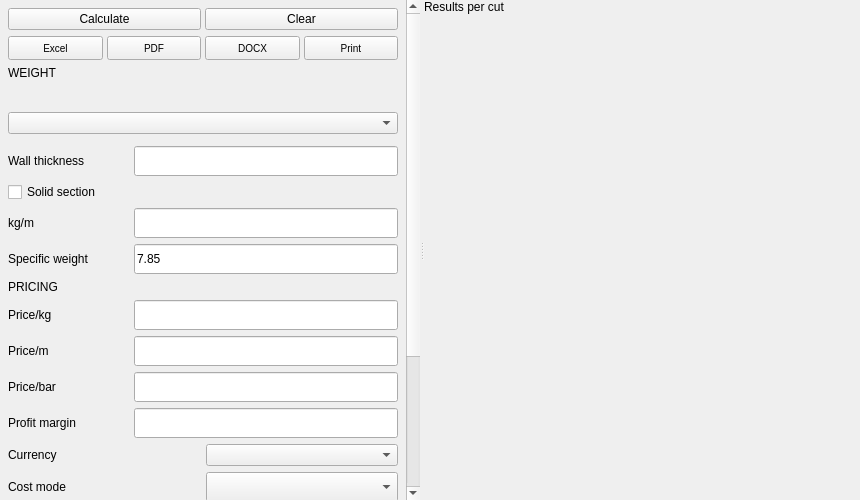
<?xml version="1.0" encoding="UTF-8"?>
<ui version="4.0">
 <class>TabPerfiles</class>
 <widget class="QWidget" name="TabPerfiles">
  <property name="geometry">
   <rect>
    <x>0</x>
    <y>0</y>
    <width>860</width>
    <height>500</height>
   </rect>
  </property>
  <layout class="QVBoxLayout" name="main_layout">
   <property name="leftMargin"><number>0</number></property>
   <property name="topMargin"><number>0</number></property>
   <property name="rightMargin"><number>0</number></property>
   <property name="bottomMargin"><number>0</number></property>
   <property name="spacing"><number>0</number></property>
   <item>
    <widget class="QSplitter" name="splitter">
     <property name="orientation">
      <enum>Qt::Horizontal</enum>
     </property>
     <property name="childrenCollapsible">
      <bool>false</bool>
     </property>
     <!-- Config panel (left) -->
     <widget class="QWidget" name="config_outer">
      <property name="minimumSize">
       <size><width>260</width><height>0</height></size>
      </property>
      <property name="maximumSize">
       <size><width>420</width><height>16777215</height></size>
      </property>
      <layout class="QVBoxLayout" name="config_outer_layout">
       <property name="leftMargin"><number>0</number></property>
       <property name="topMargin"><number>0</number></property>
       <property name="rightMargin"><number>0</number></property>
       <property name="bottomMargin"><number>0</number></property>
       <item>
        <widget class="QScrollArea" name="config_scroll">
         <property name="frameShape">
          <enum>QFrame::NoFrame</enum>
         </property>
         <property name="widgetResizable">
          <bool>true</bool>
         </property>
         <property name="horizontalScrollBarPolicy">
          <enum>Qt::ScrollBarAlwaysOff</enum>
         </property>
         <widget class="QWidget" name="config_inner">
          <property name="geometry">
           <rect>
            <x>0</x>
            <y>0</y>
            <width>260</width>
            <height>800</height>
           </rect>
          </property>
          <layout class="QVBoxLayout" name="config_inner_layout">
           <property name="leftMargin"><number>8</number></property>
           <property name="topMargin"><number>8</number></property>
           <property name="rightMargin"><number>8</number></property>
           <property name="bottomMargin"><number>8</number></property>
           <property name="spacing"><number>6</number></property>

           <!-- btns0: action buttons row -->
           <item>
            <widget class="QWidget" name="btns0" native="true">
             <layout class="QHBoxLayout" name="btns0_layout">
              <property name="leftMargin"><number>0</number></property>
              <property name="topMargin"><number>0</number></property>
              <property name="rightMargin"><number>0</number></property>
              <property name="bottomMargin"><number>0</number></property>
              <property name="spacing"><number>4</number></property>
              <item>
               <widget class="QPushButton" name="calc_btn">
                <property name="text">
                 <string>Calculate</string>
                </property>
               </widget>
              </item>
              <item>
               <widget class="QPushButton" name="clear_btn">
                <property name="text">
                 <string>Clear</string>
                </property>
               </widget>
              </item>
             </layout>
            </widget>
           </item>

           <!-- btns1: export buttons -->
           <item>
            <widget class="QWidget" name="btns1" native="true">
             <layout class="QHBoxLayout" name="btns1_layout">
              <property name="leftMargin"><number>0</number></property>
              <property name="topMargin"><number>0</number></property>
              <property name="rightMargin"><number>0</number></property>
              <property name="bottomMargin"><number>0</number></property>
              <property name="spacing"><number>4</number></property>
              <item>
               <widget class="QPushButton" name="btn_excel">
                <property name="text">
                 <string>Excel</string>
                </property>
                <property name="minimumSize">
                 <size><width>0</width><height>24</height></size>
                </property>
                <property name="maximumSize">
                 <size><width>16777215</width><height>24</height></size>
                </property>
                <property name="styleSheet">
                 <string notr="true">font-size:10px;</string>
                </property>
               </widget>
              </item>
              <item>
               <widget class="QPushButton" name="btn_pdf">
                <property name="text">
                 <string>PDF</string>
                </property>
                <property name="minimumSize">
                 <size><width>0</width><height>24</height></size>
                </property>
                <property name="maximumSize">
                 <size><width>16777215</width><height>24</height></size>
                </property>
                <property name="styleSheet">
                 <string notr="true">font-size:10px;</string>
                </property>
               </widget>
              </item>
              <item>
               <widget class="QPushButton" name="btn_docx">
                <property name="text">
                 <string>DOCX</string>
                </property>
                <property name="minimumSize">
                 <size><width>0</width><height>24</height></size>
                </property>
                <property name="maximumSize">
                 <size><width>16777215</width><height>24</height></size>
                </property>
                <property name="styleSheet">
                 <string notr="true">font-size:10px;</string>
                </property>
               </widget>
              </item>
              <item>
               <widget class="QPushButton" name="btn_print">
                <property name="text">
                 <string>Print</string>
                </property>
                <property name="minimumSize">
                 <size><width>0</width><height>24</height></size>
                </property>
                <property name="maximumSize">
                 <size><width>16777215</width><height>24</height></size>
                </property>
                <property name="styleSheet">
                 <string notr="true">font-size:10px;</string>
                </property>
               </widget>
              </item>
             </layout>
            </widget>
           </item>

           <!-- Weight section label -->
           <item>
            <widget class="QLabel" name="weight_section_lbl">
             <property name="text">
              <string>WEIGHT</string>
             </property>
            </widget>
           </item>

           <!-- Favorites widget (dynamic) -->
           <item>
            <widget class="QWidget" name="fav_widget" native="true">
             <layout class="QHBoxLayout" name="fav_layout">
              <property name="leftMargin"><number>0</number></property>
              <property name="topMargin"><number>0</number></property>
              <property name="rightMargin"><number>0</number></property>
              <property name="bottomMargin"><number>0</number></property>
              <property name="spacing"><number>4</number></property>
              <item>
               <spacer name="fav_spacer">
                <property name="orientation">
                 <enum>Qt::Horizontal</enum>
                </property>
                <property name="sizeHint" stdset="0">
                 <size><width>40</width><height>20</height></size>
                </property>
               </spacer>
              </item>
             </layout>
            </widget>
           </item>

           <!-- Profile combo -->
           <item>
            <widget class="QComboBox" name="profile_combo">
            </widget>
           </item>

           <!-- Dynamic dimension fields container -->
           <item>
            <widget class="QWidget" name="dim_container" native="true">
             <layout class="QGridLayout" name="dim_layout">
              <property name="leftMargin"><number>0</number></property>
              <property name="topMargin"><number>0</number></property>
              <property name="rightMargin"><number>0</number></property>
              <property name="bottomMargin"><number>0</number></property>
              <property name="spacing"><number>4</number></property>
             </layout>
            </widget>
           </item>

           <!-- field_espesor: Wall thickness -->
           <item>
            <widget class="QWidget" name="field_espesor" native="true">
             <layout class="QHBoxLayout" name="field_espesor_layout">
              <property name="leftMargin"><number>0</number></property>
              <property name="topMargin"><number>0</number></property>
              <property name="rightMargin"><number>0</number></property>
              <property name="bottomMargin"><number>0</number></property>
              <property name="spacing"><number>6</number></property>
              <item>
               <widget class="QLabel" name="lbl_espesor">
                <property name="text">
                 <string>Wall thickness</string>
                </property>
                <property name="minimumSize">
                 <size><width>120</width><height>0</height></size>
                </property>
               </widget>
              </item>
              <item>
               <widget class="QLineEdit" name="e_espesor">
                <property name="minimumSize">
                 <size><width>0</width><height>30</height></size>
                </property>
                <property name="maximumSize">
                 <size><width>16777215</width><height>30</height></size>
                </property>
               </widget>
              </item>
             </layout>
            </widget>
           </item>

           <!-- Solid checkbox -->
           <item>
            <widget class="QCheckBox" name="cb_macizo">
             <property name="text">
              <string>Solid section</string>
             </property>
            </widget>
           </item>

           <!-- field_kg_m -->
           <item>
            <widget class="QWidget" name="field_kg_m" native="true">
             <layout class="QHBoxLayout" name="field_kg_m_layout">
              <property name="leftMargin"><number>0</number></property>
              <property name="topMargin"><number>0</number></property>
              <property name="rightMargin"><number>0</number></property>
              <property name="bottomMargin"><number>0</number></property>
              <property name="spacing"><number>6</number></property>
              <item>
               <widget class="QLabel" name="lbl_kg_m">
                <property name="text">
                 <string>kg/m</string>
                </property>
                <property name="minimumSize">
                 <size><width>120</width><height>0</height></size>
                </property>
               </widget>
              </item>
              <item>
               <widget class="QLineEdit" name="e_kg_m">
                <property name="minimumSize">
                 <size><width>0</width><height>30</height></size>
                </property>
                <property name="maximumSize">
                 <size><width>16777215</width><height>30</height></size>
                </property>
               </widget>
              </item>
             </layout>
            </widget>
           </item>

           <!-- field_peso_esp -->
           <item>
            <widget class="QWidget" name="field_peso_esp" native="true">
             <layout class="QHBoxLayout" name="field_peso_esp_layout">
              <property name="leftMargin"><number>0</number></property>
              <property name="topMargin"><number>0</number></property>
              <property name="rightMargin"><number>0</number></property>
              <property name="bottomMargin"><number>0</number></property>
              <property name="spacing"><number>6</number></property>
              <item>
               <widget class="QLabel" name="lbl_peso_esp">
                <property name="text">
                 <string>Specific weight</string>
                </property>
                <property name="minimumSize">
                 <size><width>120</width><height>0</height></size>
                </property>
               </widget>
              </item>
              <item>
               <widget class="QLineEdit" name="e_peso_esp">
                <property name="text">
                 <string>7.85</string>
                </property>
                <property name="minimumSize">
                 <size><width>0</width><height>30</height></size>
                </property>
                <property name="maximumSize">
                 <size><width>16777215</width><height>30</height></size>
                </property>
               </widget>
              </item>
             </layout>
            </widget>
           </item>

           <!-- Pricing section label -->
           <item>
            <widget class="QLabel" name="pricing_section_lbl">
             <property name="text">
              <string>PRICING</string>
             </property>
            </widget>
           </item>

           <!-- field_precio_kg -->
           <item>
            <widget class="QWidget" name="field_precio_kg" native="true">
             <layout class="QHBoxLayout" name="field_precio_kg_layout">
              <property name="leftMargin"><number>0</number></property>
              <property name="topMargin"><number>0</number></property>
              <property name="rightMargin"><number>0</number></property>
              <property name="bottomMargin"><number>0</number></property>
              <property name="spacing"><number>6</number></property>
              <item>
               <widget class="QLabel" name="lbl_precio_kg">
                <property name="text">
                 <string>Price/kg</string>
                </property>
                <property name="minimumSize">
                 <size><width>120</width><height>0</height></size>
                </property>
               </widget>
              </item>
              <item>
               <widget class="QLineEdit" name="e_precio_kg">
                <property name="minimumSize">
                 <size><width>0</width><height>30</height></size>
                </property>
                <property name="maximumSize">
                 <size><width>16777215</width><height>30</height></size>
                </property>
               </widget>
              </item>
             </layout>
            </widget>
           </item>

           <!-- field_precio_m -->
           <item>
            <widget class="QWidget" name="field_precio_m" native="true">
             <layout class="QHBoxLayout" name="field_precio_m_layout">
              <property name="leftMargin"><number>0</number></property>
              <property name="topMargin"><number>0</number></property>
              <property name="rightMargin"><number>0</number></property>
              <property name="bottomMargin"><number>0</number></property>
              <property name="spacing"><number>6</number></property>
              <item>
               <widget class="QLabel" name="lbl_precio_m">
                <property name="text">
                 <string>Price/m</string>
                </property>
                <property name="minimumSize">
                 <size><width>120</width><height>0</height></size>
                </property>
               </widget>
              </item>
              <item>
               <widget class="QLineEdit" name="e_precio_m">
                <property name="minimumSize">
                 <size><width>0</width><height>30</height></size>
                </property>
                <property name="maximumSize">
                 <size><width>16777215</width><height>30</height></size>
                </property>
               </widget>
              </item>
             </layout>
            </widget>
           </item>

           <!-- field_precio_barra -->
           <item>
            <widget class="QWidget" name="field_precio_barra" native="true">
             <layout class="QHBoxLayout" name="field_precio_barra_layout">
              <property name="leftMargin"><number>0</number></property>
              <property name="topMargin"><number>0</number></property>
              <property name="rightMargin"><number>0</number></property>
              <property name="bottomMargin"><number>0</number></property>
              <property name="spacing"><number>6</number></property>
              <item>
               <widget class="QLabel" name="lbl_precio_barra">
                <property name="text">
                 <string>Price/bar</string>
                </property>
                <property name="minimumSize">
                 <size><width>120</width><height>0</height></size>
                </property>
               </widget>
              </item>
              <item>
               <widget class="QLineEdit" name="e_precio_barra">
                <property name="minimumSize">
                 <size><width>0</width><height>30</height></size>
                </property>
                <property name="maximumSize">
                 <size><width>16777215</width><height>30</height></size>
                </property>
               </widget>
              </item>
             </layout>
            </widget>
           </item>

           <!-- field_margen -->
           <item>
            <widget class="QWidget" name="field_margen" native="true">
             <layout class="QHBoxLayout" name="field_margen_layout">
              <property name="leftMargin"><number>0</number></property>
              <property name="topMargin"><number>0</number></property>
              <property name="rightMargin"><number>0</number></property>
              <property name="bottomMargin"><number>0</number></property>
              <property name="spacing"><number>6</number></property>
              <item>
               <widget class="QLabel" name="lbl_margen">
                <property name="text">
                 <string>Profit margin</string>
                </property>
                <property name="minimumSize">
                 <size><width>120</width><height>0</height></size>
                </property>
               </widget>
              </item>
              <item>
               <widget class="QLineEdit" name="e_margen_beneficio">
                <property name="minimumSize">
                 <size><width>0</width><height>30</height></size>
                </property>
                <property name="maximumSize">
                 <size><width>16777215</width><height>30</height></size>
                </property>
               </widget>
              </item>
             </layout>
            </widget>
           </item>

           <!-- currency_row -->
           <item>
            <widget class="QWidget" name="currency_row" native="true">
             <layout class="QHBoxLayout" name="currency_row_layout">
              <property name="leftMargin"><number>0</number></property>
              <property name="topMargin"><number>0</number></property>
              <property name="rightMargin"><number>0</number></property>
              <property name="bottomMargin"><number>0</number></property>
              <item>
               <widget class="QLabel" name="lbl_currency">
                <property name="text">
                 <string>Currency</string>
                </property>
               </widget>
              </item>
              <item>
               <widget class="QComboBox" name="currency_combo">
               </widget>
              </item>
             </layout>
            </widget>
           </item>

           <!-- cost_mode_row (moved here from the Settings menu) -->
           <item>
            <widget class="QWidget" name="cost_mode_row" native="true">
             <layout class="QHBoxLayout" name="cost_mode_row_layout">
              <property name="leftMargin"><number>0</number></property>
              <property name="topMargin"><number>0</number></property>
              <property name="rightMargin"><number>0</number></property>
              <property name="bottomMargin"><number>0</number></property>
              <item>
               <widget class="QLabel" name="lbl_cost_mode">
                <property name="text">
                 <string>Cost mode</string>
                </property>
               </widget>
              </item>
              <item>
               <widget class="QComboBox" name="cost_mode_combo">
                <property name="minimumSize">
                 <size><width>0</width><height>30</height></size>
                </property>
               </widget>
              </item>
             </layout>
            </widget>
           </item>

           <!-- Distribute scrap checkbox -->
           <item>
            <widget class="QCheckBox" name="cb_retales">
             <property name="text">
              <string>Distribute scrap</string>
             </property>
            </widget>
           </item>

           <!-- Confirm cost configuration before calculating -->
           <item>
            <widget class="QCheckBox" name="cb_confirm_costs">
             <property name="text">
              <string>Confirm cost configuration before calculating</string>
             </property>
            </widget>
           </item>

           <!-- Labour section label -->
           <item>
            <widget class="QLabel" name="labour_section_lbl">
             <property name="text">
              <string>LABOUR</string>
             </property>
            </widget>
           </item>

           <!-- field_t_recto -->
           <item>
            <widget class="QWidget" name="field_t_recto" native="true">
             <layout class="QHBoxLayout" name="field_t_recto_layout">
              <property name="leftMargin"><number>0</number></property>
              <property name="topMargin"><number>0</number></property>
              <property name="rightMargin"><number>0</number></property>
              <property name="bottomMargin"><number>0</number></property>
              <property name="spacing"><number>6</number></property>
              <item>
               <widget class="QLabel" name="lbl_t_recto">
                <property name="text">
                 <string>Straight cut time</string>
                </property>
                <property name="minimumSize">
                 <size><width>120</width><height>0</height></size>
                </property>
               </widget>
              </item>
              <item>
               <widget class="QLineEdit" name="e_t_recto">
                <property name="text">
                 <string>3</string>
                </property>
                <property name="minimumSize">
                 <size><width>0</width><height>30</height></size>
                </property>
                <property name="maximumSize">
                 <size><width>16777215</width><height>30</height></size>
                </property>
               </widget>
              </item>
             </layout>
            </widget>
           </item>

           <!-- field_pct_inglete -->
           <item>
            <widget class="QWidget" name="field_pct_inglete" native="true">
             <layout class="QHBoxLayout" name="field_pct_inglete_layout">
              <property name="leftMargin"><number>0</number></property>
              <property name="topMargin"><number>0</number></property>
              <property name="rightMargin"><number>0</number></property>
              <property name="bottomMargin"><number>0</number></property>
              <property name="spacing"><number>6</number></property>
              <item>
               <widget class="QLabel" name="lbl_pct_inglete">
                <property name="text">
                 <string>Miter extra (%)</string>
                </property>
                <property name="minimumSize">
                 <size><width>120</width><height>0</height></size>
                </property>
               </widget>
              </item>
              <item>
               <widget class="QLineEdit" name="e_pct_inglete">
                <property name="text">
                 <string>35</string>
                </property>
                <property name="minimumSize">
                 <size><width>0</width><height>30</height></size>
                </property>
                <property name="maximumSize">
                 <size><width>16777215</width><height>30</height></size>
                </property>
               </widget>
              </item>
             </layout>
            </widget>
           </item>

           <!-- field_coste_op -->
           <item>
            <widget class="QWidget" name="field_coste_op" native="true">
             <layout class="QHBoxLayout" name="field_coste_op_layout">
              <property name="leftMargin"><number>0</number></property>
              <property name="topMargin"><number>0</number></property>
              <property name="rightMargin"><number>0</number></property>
              <property name="bottomMargin"><number>0</number></property>
              <property name="spacing"><number>6</number></property>
              <item>
               <widget class="QLabel" name="lbl_coste_op">
                <property name="text">
                 <string>Operator cost</string>
                </property>
                <property name="minimumSize">
                 <size><width>120</width><height>0</height></size>
                </property>
               </widget>
              </item>
              <item>
               <widget class="QLineEdit" name="e_coste_op">
                <property name="text">
                 <string>30</string>
                </property>
                <property name="minimumSize">
                 <size><width>0</width><height>30</height></size>
                </property>
                <property name="maximumSize">
                 <size><width>16777215</width><height>30</height></size>
                </property>
               </widget>
              </item>
             </layout>
            </widget>
           </item>

           <!-- Spacer at bottom -->
           <item>
            <spacer name="config_spacer">
             <property name="orientation">
              <enum>Qt::Vertical</enum>
             </property>
             <property name="sizeHint" stdset="0">
              <size><width>20</width><height>40</height></size>
             </property>
            </spacer>
           </item>

          </layout>
         </widget>
        </widget>
       </item>
      </layout>
     </widget>

     <!-- Results panel (right) -->
     <widget class="QWidget" name="results_outer">
      <layout class="QVBoxLayout" name="results_outer_layout">
       <property name="leftMargin"><number>0</number></property>
       <property name="topMargin"><number>0</number></property>
       <property name="rightMargin"><number>0</number></property>
       <property name="bottomMargin"><number>0</number></property>
       <item>
        <widget class="QLabel" name="results_hdr">
         <property name="text">
          <string>Results per cut</string>
         </property>
        </widget>
       </item>
       <item>
        <widget class="QScrollArea" name="results_scroll">
         <property name="frameShape">
          <enum>QFrame::NoFrame</enum>
         </property>
         <property name="widgetResizable">
          <bool>true</bool>
         </property>
         <widget class="QWidget" name="results_container">
          <property name="geometry">
           <rect>
            <x>0</x>
            <y>0</y>
            <width>400</width>
            <height>400</height>
           </rect>
          </property>
          <layout class="QVBoxLayout" name="results_layout">
           <property name="leftMargin"><number>4</number></property>
           <property name="topMargin"><number>4</number></property>
           <property name="rightMargin"><number>4</number></property>
           <property name="bottomMargin"><number>4</number></property>
           <property name="spacing"><number>6</number></property>
           <item>
            <spacer name="results_spacer">
             <property name="orientation">
              <enum>Qt::Vertical</enum>
             </property>
             <property name="sizeHint" stdset="0">
              <size><width>20</width><height>40</height></size>
             </property>
            </spacer>
           </item>
          </layout>
         </widget>
        </widget>
       </item>
      </layout>
     </widget>
    </widget>
   </item>
  </layout>
 </widget>
 <resources/>
 <connections/>
</ui>
